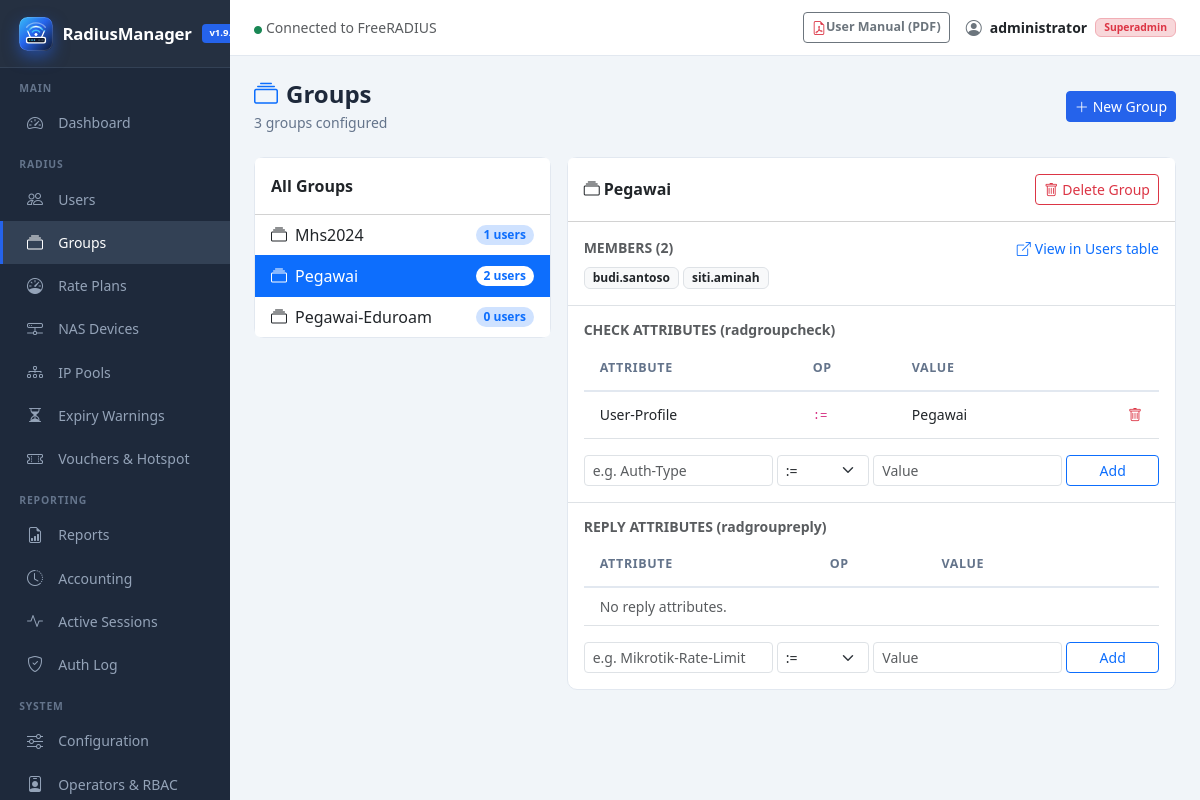
Page /groups.php?view=Pegawai (signed in) on the committed database.
### tables this page shows
CREATE TABLE IF NOT EXISTS `radgroupcheck` (
  `id` int(11) unsigned NOT NULL AUTO_INCREMENT,
  `groupname` varchar(64) NOT NULL DEFAULT '',
  `attribute` varchar(64) NOT NULL DEFAULT '',
  `op` char(2) NOT NULL DEFAULT '==',
  `value` varchar(253) NOT NULL DEFAULT '',
  PRIMARY KEY (`id`),
  KEY `groupname` (`groupname`(32))
);

### includes/functions.php (called while the page is built, shortened)
<?php
function sanitize($input) {
    return htmlspecialchars(strip_tags(trim((string)$input)), ENT_QUOTES, 'UTF-8');
}

### groups.php (the view, shortened to what this page needs)
<?php
$db = getDB();
$groups = $db->query("SELECT g.groupname,
    COUNT(DISTINCT u.username) AS user_count
  FROM (
      SELECT DISTINCT groupname FROM radgroupcheck
      UNION
      SELECT DISTINCT groupname FROM radgroupreply
      UNION
      SELECT DISTINCT groupname FROM radusergroup
  ) g
  LEFT JOIN radusergroup u ON u.groupname = g.groupname
  GROUP BY g.groupname
  ORDER BY g.groupname")->fetchAll();
$viewGroup = trim($_GET['view'] ?? '');
$groupChecks = [];
$groupReplies = [];
$groupUsers = [];
if ($viewGroup) {
    $s = $db->prepare("SELECT * FROM radgroupcheck WHERE groupname=? ORDER BY attribute");
    $s->execute([$viewGroup]);
    $groupChecks = $s->fetchAll();
    $s = $db->prepare("SELECT * FROM radgroupreply WHERE groupname=? ORDER BY attribute");
    $s->execute([$viewGroup]);
    $groupReplies = $s->fetchAll();
    $s = $db->prepare("SELECT username FROM radusergroup WHERE groupname=? ORDER BY username");
    $s->execute([$viewGroup]);
    $groupUsers = $s->fetchAll(PDO::FETCH_COLUMN);
}
include __DIR__ . '/includes/header.php';
?>
<div class="page-header d-flex align-items-center justify-content-between">
    <div>
        <h4><i class="bi bi-collection me-2 text-primary"></i>Groups</h4>
        <p><?= count($groups) ?> groups configured</p>
    </div>
    <button class="btn btn-primary btn-sm" data-bs-toggle="modal" data-bs-target="#addGroupModal">
        <i class="bi bi-plus-lg me-1"></i>New Group
    </button>
</div>
<div class="row g-3">
<div class="col-lg-4">
<div class="card">
    <div class="card-header bg-white fw-semibold py-3">All Groups</div>
    <div class="list-group list-group-flush">
    <?php if (empty($groups)): ?>
    <div class="list-group-item text-muted text-center py-4">No groups found</div>
    <?php else: foreach ($groups as $g):
        $isActive = ($viewGroup === $g['groupname']); ?>
    <a href="groups.php?view=<?= urlencode($g['groupname']) ?>"
       class="list-group-item list-group-item-action d-flex align-items-center justify-content-between py-2 <?= $isActive ? 'active' : '' ?>">
        <span><i class="bi bi-collection me-2"></i><?= sanitize($g['groupname']) ?></span>
        <span class="badge <?= $isActive ? 'bg-white text-primary' : 'bg-primary-subtle text-primary' ?> rounded-pill">
            <?= (int)$g['user_count'] ?> users
        </span>
    </a>
    <?php endforeach; endif; ?>
    </div>
</div>
</div>
<div class="col-lg-8">
<?php if ($viewGroup): ?>
<div class="card mb-3">
    <div class="card-header bg-white py-3 d-flex align-items-center justify-content-between">
        <span class="fw-semibold"><i class="bi bi-collection me-1"></i><?= sanitize($viewGroup) ?></span>
        <form method="POST" class="d-inline">
            <button class="btn btn-sm btn-outline-danger"
                    onclick="return confirm('Delete group <?= htmlspecialchars(addslashes($viewGroup), ENT_QUOTES) ?> and all its attributes?')">
                <i class="bi bi-trash me-1"></i>Delete Group
            </button>
        </form>
    </div>
    <div class="card-body border-bottom">
        <div class="d-flex align-items-center justify-content-between mb-2">
            <h6 class="fw-semibold small text-muted mb-0">MEMBERS (<?= count($groupUsers) ?>)</h6>
            <?php if (!empty($groupUsers)): ?>
            <a href="users.php?group=<?= urlencode($viewGroup) ?>" class="small text-decoration-none">
                <i class="bi bi-box-arrow-up-right me-1"></i>View in Users table
            </a>
            <?php endif; ?>
        </div>
        <?php if (empty($groupUsers)): ?>
        <span class="text-muted small">No users assigned to this group.</span>
        <?php else: ?>
        <div class="d-flex flex-wrap gap-1" style="max-height: 180px; overflow-y: auto;">
            <?php foreach ($groupUsers as $u): ?>
            <a href="user-edit.php?username=<?= urlencode($u) ?>"
               class="badge bg-light text-dark border text-decoration-none py-1 px-2"><?= sanitize($u) ?></a>
            <?php endforeach; ?>
        </div>
        <?php endif; ?>
    </div>
    <div class="card-body border-bottom">
        <h6 class="fw-semibold small text-muted mb-2">CHECK ATTRIBUTES (radgroupcheck)</h6>
        <div class="table-responsive">
        <table class="table table-sm mb-2">
            <thead><tr><th>Attribute</th><th>Op</th><th>Value</th><th></th></tr></thead>
            <tbody>
            <?php if (empty($groupChecks)): ?>
            <tr><td colspan="4" class="text-muted small py-2">No check attributes.</td></tr>
            <?php else: foreach ($groupChecks as $a): ?>
            <tr>
                <td><?= sanitize($a['attribute']) ?></td>
                <td><code><?= sanitize($a['op']) ?></code></td>
                <td><?= sanitize($a['value']) ?></td>
                <td class="text-end">
                    <form method="POST" class="d-inline">
                        <button class="btn btn-link btn-sm p-0 text-danger" onclick="return confirm('Delete attribute?')">
                            <i class="bi bi-trash"></i>
                        </button>
                    </form>
                </td>
            </tr>
            <?php endforeach; endif; ?>
            </tbody>
        </table>
        </div>
        <form method="POST" class="row g-1 mt-1">
            <div class="col-4"><input type="text" name="attribute" class="form-control form-control-sm" placeholder="e.g. Auth-Type" required></div>
            <div class="col-2">
                <select name="op" class="form-select form-select-sm">
                    <?php foreach ([':=','==','!=','>=','<=','>','<','=~','!~'] as $op): ?>
                    <option><?= $op ?></option>
                    <?php endforeach; ?>
                </select>
            </div>
            <div class="col-4"><input type="text" name="value" class="form-control form-control-sm" placeholder="Value" required></div>
            <div class="col-2"><button class="btn btn-sm btn-outline-primary w-100">Add</button></div>
        </form>
    </div>
    <div class="card-body">
        <h6 class="fw-semibold small text-muted mb-2">REPLY ATTRIBUTES (radgroupreply)</h6>
        <div class="table-responsive">
        <table class="table table-sm mb-2">
            <thead><tr><th>Attribute</th><th>Op</th><th>Value</th><th></th></tr></thead>
            <tbody>
            <?php if (empty($groupReplies)): ?>
            <tr><td colspan="4" class="text-muted small py-2">No reply attributes.</td></tr>
            <?php else: foreach ($groupReplies as $a): ?>
            <tr>
                <td><?= sanitize($a['attribute']) ?></td>
                <td><code><?= sanitize($a['op']) ?></code></td>
                <td><?= sanitize($a['value']) ?></td>
                <td class="text-end">
                    <form method="POST" class="d-inline">
                        <?= csrfField() ?>
                        <input type="hidden" name="action" value="delete_attr">
                        <input type="hidden" name="table" value="reply">
                        <input type="hidden" name="attr_id" value="<?= (int)$a['id'] ?>">
                        <input type="hidden" name="groupname" value="<?= htmlspecialchars($viewGroup) ?>">
                        <button class="btn btn-link btn-sm p-0 text-danger" onclick="return confirm('Delete attribute?')">
                            <i class="bi bi-trash"></i>
                        </button>
                    </form>
                </td>
            </tr>
            <?php endforeach; endif; ?>
            </tbody>
        </table>
        </div>
        <form method="POST" class="row g-1 mt-1">
            <div class="col-4"><input type="text" name="attribute" class="form-control form-control-sm" placeholder="e.g. Mikrotik-Rate-Limit" required></div>
            <div class="col-2">
                <select name="op" class="form-select form-select-sm">
                    <?php foreach ([':=','=','+='] as $op): ?>
                    <option><?= $op ?></option>
                    <?php endforeach; ?>
                </select>
            </div>
            <div class="col-4"><input type="text" name="value" class="form-control form-control-sm" placeholder="Value" required></div>
            <div class="col-2"><button class="btn btn-sm btn-outline-primary w-100">Add</button></div>
        </form>
    </div>
</div>
<?php endif; ?>
</div>
</div>
<?php include __DIR__ . '/includes/footer.php'; ?>

### includes/header.php (style rules this page uses)
:root { --sidebar-w: 230px; --primary: #2563eb; --primary-dark: #1d4ed8; --sidebar-bg: #1e293b; --sidebar-hover: #334155; --sidebar-active: #2563eb; --topbar-h: 56px; }
body { background: #f1f5f9; font-family: 'Segoe UI', sans-serif; }
html { scroll-behavior: smooth; }
* { scrollbar-width: thin; scrollbar-color: #cbd5e1 transparent; }
.card { border: 1px solid #e2e8f0; border-radius: 10px; }
.table th { font-size: .78rem; text-transform: uppercase; letter-spacing: .05em; color: #64748b; font-weight: 600; border-bottom: 2px solid #e2e8f0; padding: .75rem 1rem; }
.table td { padding: .7rem 1rem; vertical-align: middle; font-size: .875rem; }
.btn-primary { background: var(--primary); border-color: var(--primary); }
.page-header { margin-bottom: 1.5rem; }
.page-header h4 { font-weight: 700; color: #1e293b; margin: 0; }
.page-header p { color: #64748b; font-size: .875rem; margin: .2rem 0 0; }

### rows in the picture
radgroupcheck: attribute "User-Profile", op ":=", value "Pegawai"

### other values in the picture
APP_NAME "RadiusManager"
$_SESSION['admin_name'] "administrator"
getAdminRole() "Superadmin"
count($groups) "3"
$g['groupname'] "Mhs2024"
$g['user_count'] "1"
$g['groupname'] "Pegawai"
$g['user_count'] "2"
$g['groupname'] "Pegawai-Eduroam"
$g['user_count'] "0"
$viewGroup "Pegawai"
count($groupUsers) "2"
$u "budi.santoso"
$u "siti.aminah"
form field op ":="
